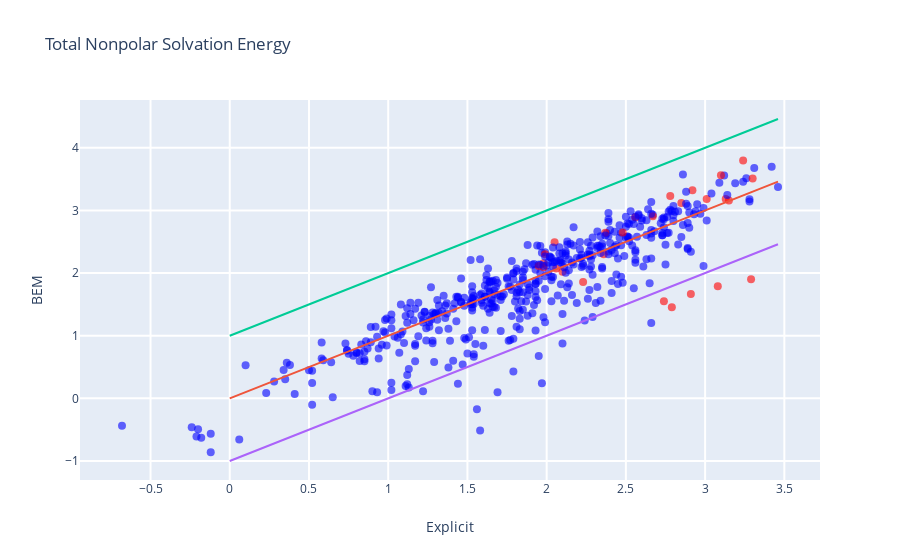

The code cell stored with this chart in its notebook:
### Code cell
bem_c = bem[index_clean_mobley]
mobley_c = mobley[index_clean_mobley]

key = '_1_'
key_true = []# numpy.chararray(len(bem_c), itemsize=10)
#key_true[:] = "blue"
for i in range(len(bem_c)):
    if key in names_c[i]:
        key_true.append("red")
    else:
        key_true.append("blue")

trace = go.Scatter(
            x = mobley_c,
            y = bem_c,
            text = names_c,
            mode='markers',
            marker = dict(size=8,
                        opacity=0.6, color=key_true),
#                        opacity=0.6, color=areas_c),
            hoverinfo = 'text')


max_val = numpy.max(mobley_c)
ref = go.Scatter( x = numpy.array([0,max_val]),
                  y = numpy.array([0,max_val]),
                  mode = 'lines'
                )

ref2 = go.Scatter( x = numpy.array([0,max_val]),
                  y = numpy.array([1,max_val+1]),
                  mode = 'lines'
                )
ref3 = go.Scatter( x = numpy.array([0,max_val]),
                  y = numpy.array([-1,max_val-1]),
                  mode = 'lines'
                )

data = [trace, ref, ref2, ref3]
    
layout= go.Layout(
    title= 'Total Nonpolar Solvation Energy',
    hovermode= 'closest',
    xaxis= dict(
        title= 'Explicit',
        ticklen= 5,
        zeroline= False,
        gridwidth= 2,
    ),
    yaxis=dict(
        title= 'BEM',
        ticklen= 5,
        gridwidth= 2,
    ),
    showlegend= False
)
fig= go.Figure(data=data, layout=layout)
iplot(fig)

#Cross correlation
correl = numpy.corrcoef(bem_c, mobley_c)
print ('Correlation coeff bem: ')
print (correl)

rmsd = numpy.sqrt(numpy.sum(numpy.abs(bem_c-mobley_c)**2)/len(bem_c))
print ('RMSD')
print(rmsd)

mue = numpy.sum(numpy.abs(bem_c-mobley_c))/len(bem_c)
print ('MUE')
print (mue)

### Figure 1 — Plotly figure (JSON) as saved in the notebook; plotly's stock layout.template omitted (floating-point values rounded to 4 significant figures; data arrays with more than 128 entries replaced by an {"elided": "..."} marker saying what was removed)
{"data": [{"hoverinfo": "text", "marker": {"color": {"elided": "497 str values"}, "opacity": 0.6, "size": 8}, "mode": "markers", "text": {"elided": "497 str values"}, "type": "scatter", "x": {"elided": "497 float values"}, "y": {"elided": "497 float values"}}, {"mode": "lines", "type": "scatter", "x": [0, 3.46], "y": [0, 3.46]}, {"mode": "lines", "type": "scatter", "x": [0, 3.46], "y": [1, 4.46]}, {"mode": "lines", "type": "scatter", "x": [0, 3.46], "y": [-1, 2.46]}], "layout": {"hovermode": "closest", "showlegend": false, "title": {"text": "Total Nonpolar Solvation Energy"}, "xaxis": {"gridwidth": 2, "ticklen": 5, "title": {"text": "Explicit"}, "zeroline": false}, "yaxis": {"gridwidth": 2, "ticklen": 5, "title": {"text": "BEM"}}}}
